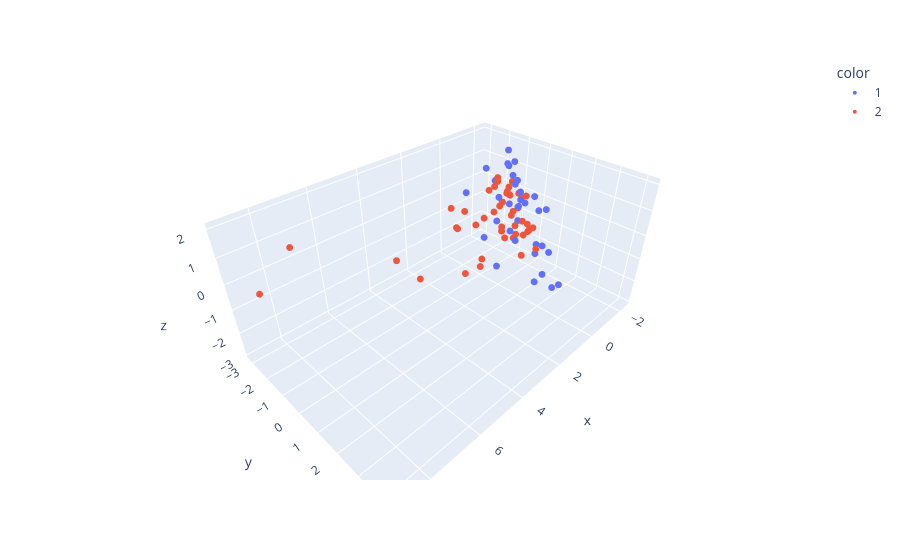

Write notebook code for a chart like this one.
### Code cell
# 3D PCA Visualization
fig = px.scatter_3d(
    x=X_train_pca[:, 0],
    y=X_train_pca[:, 1],
    z=X_train_pca[:, 2],
    color=train_data[LABELS_KEY].astype(str),
    labels={'x': 'PC1', 'y': 'PC2', 'z': 'PC3'}
)
fig.update_traces(marker_size=4)
fig.show()
